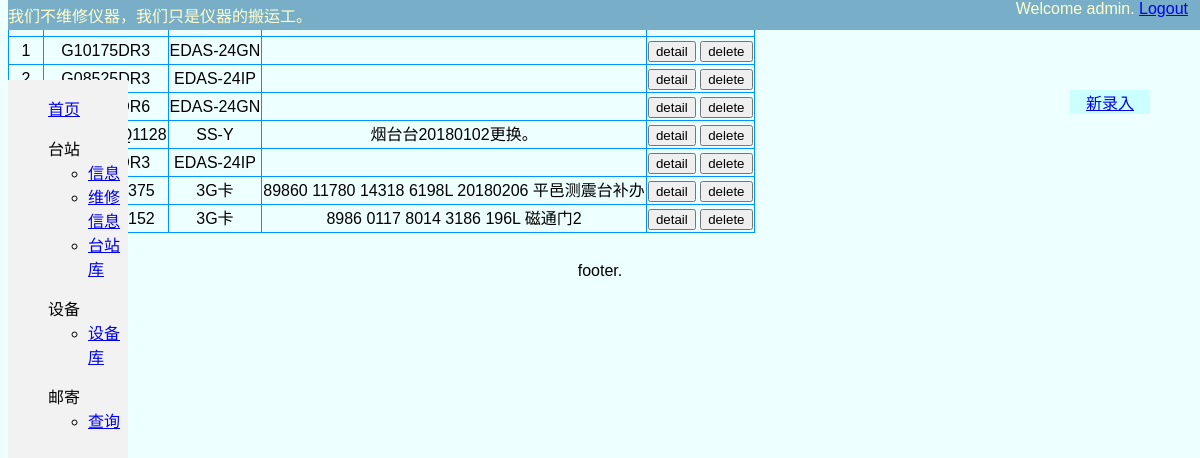
The page /manager/deviceIndex/ (signed in) on the database its author committed.
### manager/models.py (models this page shows, shortened)
class equipment(models.Model):
    equip_type = models.ForeignKey('equip_type',on_delete=models.CASCADE)
    serial_num = models.CharField(max_length=64,blank=True)
    station = models.ForeignKey('station',on_delete=models.CASCADE)
    note = models.TextField(max_length=256,default='',blank=True)
    class Meta:
        verbose_name = '设备列表'
        verbose_name_plural = '设备列表'

class equip_type(models.Model):
    model = models.CharField(max_length=32,blank=True)
    name = models.CharField(max_length=32,blank=True)
    manufacture = models.ForeignKey('equip_manu',on_delete=models.CASCADE,null=True,blank=True)
    note = models.TextField(max_length=256,default='',blank=True)
    class Meta:
        verbose_name = '设备类型'
        verbose_name_plural = '设备类型'
        ordering = ["model"]
    def __str__(self):
        return self.model

### manager/views.py (the view)
# urls.py: path(r'deviceIndex/', views.DeviceIndexView.as_view(), name='deviceIndex'),
@method_decorator(login_required(login_url=('/manager/login')), name='dispatch')
class DeviceIndexView(generic.ListView):
    model = equipment
    context_object_name = 'device_list'
    template_name = 'manager/indexDevice.html'
    paginate_by = 20
    ordering = 'id'
    district = 0
    mean = 0
    def get_context_data(self, **kwargs):
        context = super().get_context_data(**kwargs)
        context['districts'] = district.objects.all()
        context['measure_means'] = measure_means.objects.all()
        return context
    def get_queryset(self):
        filter_dict = self.request.GET.dict()
        print('filter:'+str(filter_dict))
        if 'csrfmiddlewaretoken' in filter_dict.keys():
            filter_dict.pop('csrfmiddlewaretoken')
        if 'page' in filter_dict.keys():
            filter_dict.pop('page')
        if 'search_word' in filter_dict.keys():
            search_word = filter_dict['search_word']
            filter_dict.pop('search_word')
            queryset = self.model.objects.filter(**filter_dict).filter(Q(name_cn__icontains=search_word))
        else:
            queryset = self.model.objects.filter(**filter_dict)
        return queryset

### manager/templates/manager/indexDevice.html (shortened to what this page needs)
{% extends './base.html' %}
{% block floatBtn %}
<a href="javascript:;" onclick="newRecord('deviceIndex')">新录入</a>
{% endblock %}
{% block main %}
<div>
<table id="dataTable">
    <thead>
    <tr>
    <th>序号</th><th>型号</th><th>序列号</th><th>备注</th>
    </tr>
    </thead>
    <tbody>
    {% for record in device_list %}
    <tr>
    <td>{{ forloop.counter }}</td>
    <td>{{ record.serial_num }}</td>
    <td>{{ record.equip_type }}</td>
    <td>{{ record.note }}</td>
    <td><button onclick="edit({{ record.id }})">detail</button>
    <button onclick="deleteUnit({{ record.id }})" >delete</button></td>
    </tr>
    {% endfor %}
    </tbody>
</table>
</div>
<a href="javascript:history.go(-1);">返回上一页</a>
{% endblock %}

### manager/templates/manager/base.html (shortened to what this page needs)
{% load static %}
<!DOCTYPE html>
<html lang="en">
<head>
    <link rel="stylesheet" type="text/css" href="{% static 'manager/my.css' %}" />
</head>
<body>
<header>
<div id="slogen">我们不维修仪器，我们只是仪器的搬运工。</div>
<div id="loginMenu">
{% if user.is_authenticated %}
<span>Welcome {{ user }}.</span>
<a href="{% url 'manager:logout' %}">Logout</a>
{% else %}
<a href="{% url 'manager:login' %}">Login</a>
{% endif %}
</div>
</header>
{% block body %}
{% if user.is_authenticated %}
<nav>
<div><ul>
       <label><a href="{% url 'manager:home' %}">首页</a></label>
</ul></div>
<div><ul>
        <label>台站</label>
        <ul>
            <li><a href="{% url 'manager:equipStatusIndex' %}">信息</a></li>
            <li><a href="{% url 'manager:equipMaintainIndex' %}">维修信息</a></li>
            <li><a href="{% url 'manager:stationIndex' %}">台站库</a></li>
        </ul>
</ul></div>
<div><ul>
        <label>设备</label>
        <ul>
             <li><a href="{% url 'manager:deviceIndex' %}">设备库</a></li>
        </ul>
</ul></div>
<div><ul>
        <label>邮寄</label>
        <ul>
             <li><a href="{% url 'manager:deleveryIndex' %}">查询</a></li>
        </ul>
</ul></div>
</nav>
{% endif %}
<div class="floatBtn">
{% block floatBtn %}{% endblock %}
</div>
<div class="main">
{% block main %}{% endblock %}
</div>
{% endblock %}
<footer>
footer.
</footer>
</body>
</html>

### manager/static/manager/my.css (style rules this page uses)
body { font-family: sans-serif; background-color: #EEFFFF; }
header { display: inline; width: 100%; height:30px; position:fixed; top:0; z-index:1; opacity:1; color: #ffc; background: #79aec8; }
#slogen { text-align: center; float: left; margin-top: 3px; }
#loginMenu { float: right; padding-right: 20px; }
nav { top:10%; width:120px; height: 100%; margin-left: 0; background-color:#f2f2f2; overflow: hidden; float: left; position:fixed; overflow-y: scroll; }
.floatBtn { position: fixed; width: 80px; top: 90px; right: 50px; background: #CCFFFF; text-align: center; }
.main { display: flex; flex-wrap: wrap; flex-direction: column; }
footer { clear:both; text-align:center; padding: 5px; }
table,table tr th, table tr td { border:1px solid #0094ff; }
table { min-height: 25px; line-height: 25px; text-align: center; border-collapse: collapse; padding:2px; }

### rows shown on the page
equipment: serial_num "G10175DR3", equip_type "EDAS-24GN"
equipment: serial_num "G08525DR3", equip_type "EDAS-24IP"
equipment: equip_type "EDAS-24GN"
equipment: equip_type "SS-Y", note "烟台台20180102更换。"
equipment: equip_type "EDAS-24IP"
equipment: equip_type "3G卡", note "89860 11780 14318 6198L 20180206 平邑测震台补办"
equipment: equip_type "3G卡", note "8986 0117 8014 3186 196L 磁通门2"

### other values the page prints
{{ user }} "admin"
